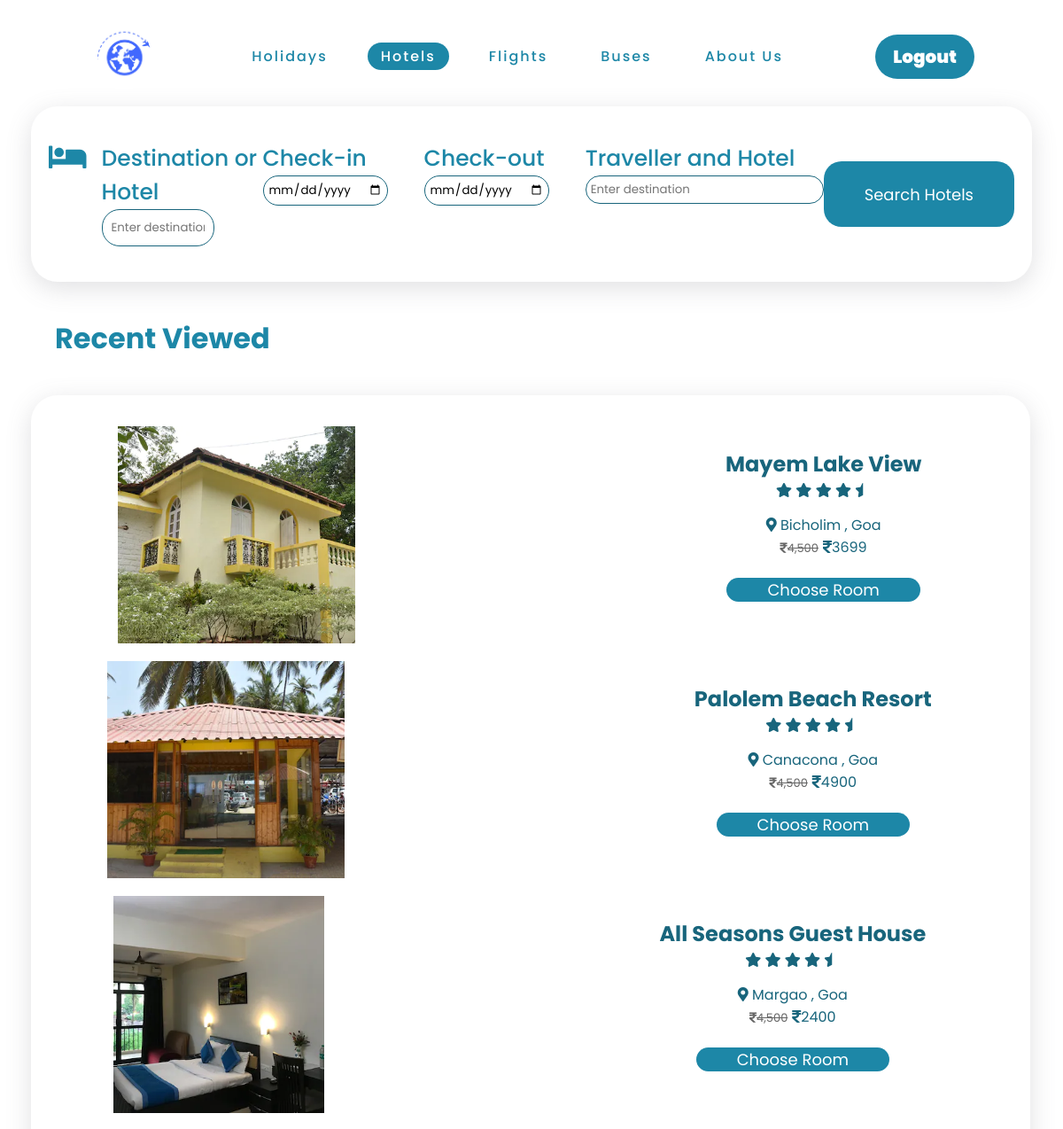
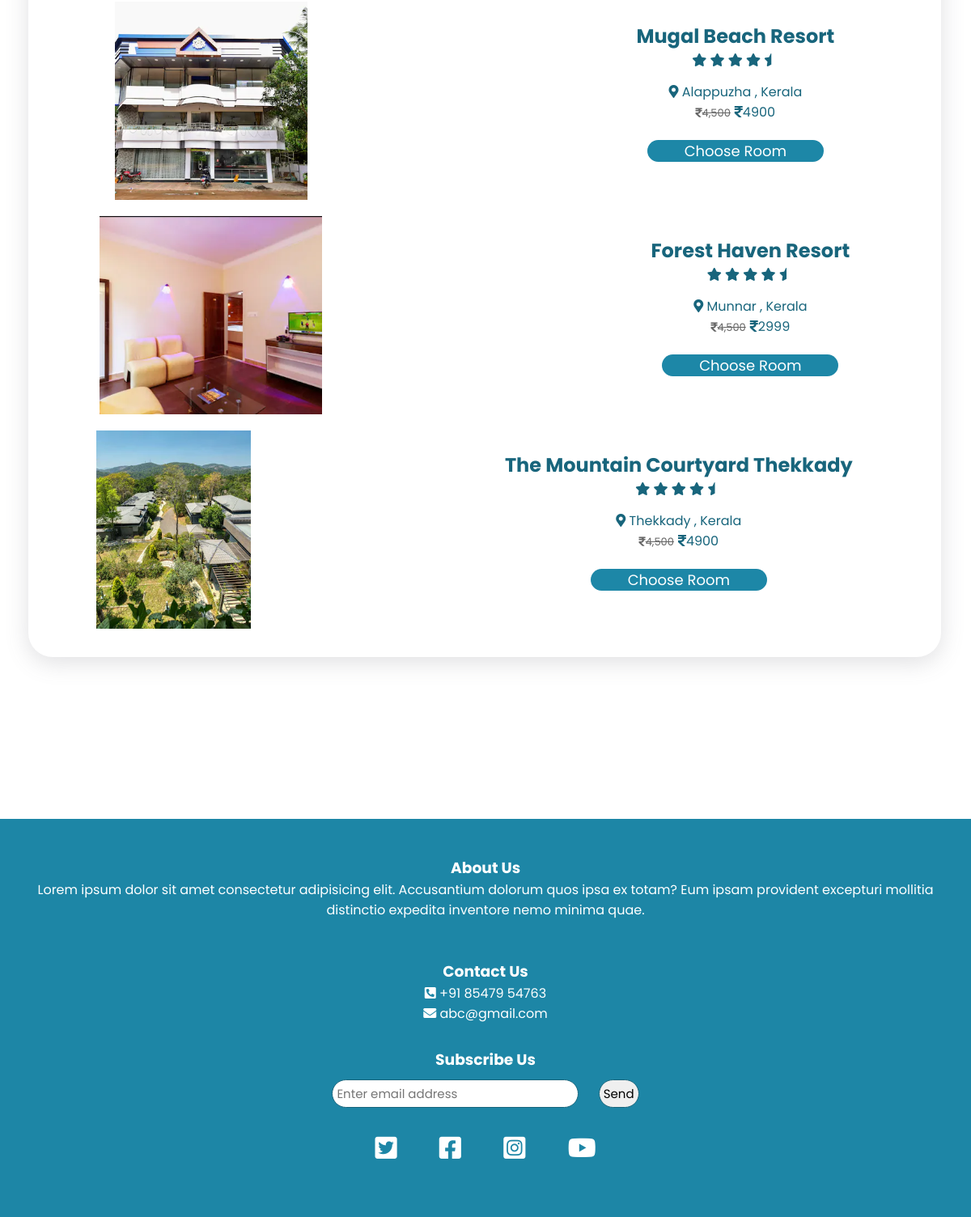
/hotels (signed in), run on the app's committed database (2 pictures, top to bottom).
### myapp/models.py (models this page shows)
class Hotel_Master(models.Model):
    hotel_name=models.CharField('hotel_name',max_length=50)
    city_id=models.ForeignKey(City,on_delete=models.CASCADE)
    state_id=models.ForeignKey(State,on_delete=models.CASCADE)
    image=models.ImageField(upload_to='images/',default='insert image')
    image2=models.ImageField(upload_to='images/',default='insert image')
    image3=models.ImageField(upload_to='images/',default='insert image')
    price=models.IntegerField('price',default=4900)
    check_in=models.CharField('check_in',max_length=10)
    check_out=models.CharField('check_out',max_length=10)
    hotel_details=models.CharField('hotel_details',max_length=1000)

class City(models.Model):
    city_name=models.CharField('city_name',max_length=50)
    city_pincode=models.IntegerField('city_pincode')
    state_id=models.ForeignKey(State,on_delete=models.CASCADE,default=1)

class State(models.Model):
    state_name=models.CharField('state_name',max_length=50)

### myapp/views.py (the view)
# urls.py: path('hotels', views.hotels, name='hotels'),
def hotels(request):
    if request.session.has_key('is_login'):
        data=Hotel_Master.objects.all()
        return render(request,'hotels.html',{'data':data})
    return redirect('login')

### myapp/templates/hotels.html (shortened to what this page needs)
<!DOCTYPE html>
{% load static %}
<html lang="en">
<head>
    <link rel="stylesheet" href="{% static 'css/hotels.css' %}">
    <link rel="stylesheet" href="https://cdnjs.cloudflare.com/ajax/libs/font-awesome/5.15.3/css/all.min.css">
    <link rel="stylesheet" href="https://cdnjs.cloudflare.com/ajax/libs/font-awesome/4.7.0/css/font-awesome.min.css">
</head>
<body>
     <header>
        <a href="/index.html"><img src="{% static 'images/logo.png' %}" class="logo"></a>
        <div class="navbar" id="navbar">
        <ul class="nav-links">
            <li><a href="{% url 'holiday' %}">Holidays</a></li>
            <li><a href="#" style="background-color:#1d87a7; color: #fff;">Hotels</a></li>
            <li><a href="{% url 'flight_search' %}">Flights</a></li>
            <li><a href="{% url 'bus' %}">Buses</a></li>
            <li><a href="#abt">About Us</a></li>
        </ul>
        <a href="{% url 'logout' %}" class="login-btn">Logout</a>
    </div>
    </header>
    <div class="useless"></div>
    <div class="search">
        <form action="{% url 'hotelSearch' %}" method="POST">
          <i class="fas fa-hotel"></i>
            <div class="dest">
            <label for="destination">Destination or Hotel</label>
            <input type="text" placeholder="Enter destination" name="searched">
            </div>
        <div class="dept">
            <label for="departure">Check-in</label>
            <input type="date">
        </div>
        <div class="dept">
            <label for="departure">Check-out</label>
            <input type="date">
        </div>
        <div class="dest">
            <label for="destination">Traveller and Hotel</label>
            <input type="number" placeholder="Enter destination">
            </div>
            <input type="submit" value="Search Hotels" class="btn">
        </form>
    </div>
     <div class="title"><h1>Recent Viewed</h1></div>
     <div class="box-container">
         {% for i in data %}
     <div class="hotel-box">
        <div class="image"><img src="{{ i.image.url }}" alt="" style="width:50%"></div>
        <div class="content">
          <h2>{{ i.hotel_name }}</h2>
          <i class="fas fa-star"></i>
          <i class="fas fa-star"></i>
          <i class="fas fa-star"></i>
          <i class="fas fa-star"></i>
          <i class="fas fa-star-half"></i>
          <br>
          <div class="detail">
          <i class="fas fa-map-marker-alt"></i> {{ i.city_id.city_name }} , {{ i.state_id.state_name }}
          <div class="price"><span><i class="fas fa-rupee-sign"></i>4,500</span><i class="fas fa-rupee-sign"></i>{{ i.price }}</div>
        </div>
            <a href="{% url 'hotelDetails' i.id %}"> <button class="btn">Choose Room</button> </a>
        </div>
      </div>
{% endfor %}
     </div>
 <footer>
    <div class="abt" id="abt">
    <h3>About Us</h3>
      <p>Lorem ipsum dolor sit amet consectetur adipisicing elit.
        Accusantium dolorum quos ipsa ex totam? Eum ipsam provident excepturi mollitia distinctio expedita
        inventore nemo minima quae.</p>
  </div>
  <div class="contact">
    <h3>Contact Us</h3>
    <i class="fas fa-phone-square-alt"></i> +91 85479 54763
    <br>
    <i class="fas fa-envelope"></i> abc@gmail.com
  </div>
  <div class="subscribe">
    <h3>Subscribe Us</h3>
    <input type="text" placeholder="Enter email address">
    <input type="submit" value="Send" class="btn-form">
  </div>
  <div class="social">
    <i class="fab fa-twitter-square"></i>
    <i class="fab fa-facebook-square"></i>
    <i class="fab fa-instagram-square"></i>
    <i class="fab fa-youtube"></i>
  </div>
  </footer>
</body>
</html>

### myapp/static/css/hotels.css (style rules this page uses)
* { margin: 0; padding: 0; box-sizing: border-box; font-family: 'Poppins', sans-serif; }
html { scroll-behavior: smooth; }
header { position: fixed; top: 0; left: 0; width: 100%; display: flex; justify-content: space-between; align-items: center; transition: 0.6s; padding: 20px 100px; z-index: 10000; }
header .logo { position: relative; width: 80px; transition: 0.6s; background-color: #fff; padding: 10px; border-radius: 50%; cursor: pointer; }
.navbar { display: contents; justify-content: center; padding: 0 50px; position: relative; width: 100%; }
.nav-links { position: relative; display: flex; list-style: none; justify-content: center; align-items: center; font-weight: 500; }
.nav-links li a { position: relative; margin: 0 15px; text-decoration: none; color: #1d87a7; border-radius: 20px; background: #fff; letter-spacing: 2px; transition: 0.6s; padding: 4px 15px; }
.login-btn { background: #1d87a7; color: #fff; padding: 10px 20px; text-decoration: none; font-size: 20px; font-weight: 900; border-radius: 30px; }
.useless { min-height: 105px; }
.search { margin: 15px 35px; padding: 40px 20px; box-shadow: rgb(100 100 111 / 20%) 0px 7px 29px 0px; border-radius: 30px; }
.search i { font-size: 34px; padding-right: 17px; color: #1d87a7; }
form { display: flex; justify-content: center; width: 100%; }
.dest { width: 100%; }
.dept { width: 100%; }
label { font-size: 25px; font-weight: 500; color: #1d87a7; }
input { border-radius: 20px; border: 1px solid #18657c; }
.search input[type="text"] { position: relative; display: flex; width: 70%; padding: 10px; }
input[type="date"] { display: flex; padding: 5px; }
input[type="number"] { padding: 5px; }
.btn { padding: 0 46px; margin: 22px 0; font-size: 18px; color: #fff; background: #1d87a7; border: none; border-radius: 20px; cursor: pointer; }
.box-container { position: relative; display: inline-block; margin: 15px 35px; padding: 25px; min-width: 94%; border-radius: 30px; box-shadow: rgb(100 100 111 / 20%) 0px 7px 29px 0px; margin-bottom: 200px; }
.title { color: #1d87a7; font-size: 16px; padding: 25px 62px; }
.hotel-box { border-radius: 1rem; overflow: hidden; position: relative; width: 100%; padding: 10px; transition: 0.3s; display: flex; justify-content: space-around; }
.hotel-box img { height: 100%; width: 100%; object-fit: cover; }
.content { padding: 25px; text-align: center; gap: 15px; color: #18657c; }
.content span { text-decoration: line-through; font-size: small; color: #666; padding-right: 5px; }
.detail { padding-top: 14px; }
footer { position: relative; bottom: 0; left: 0; right: 0; background: #1d86a6; height: auto; width: auto; color: #fff; padding: 46px; text-align: center; }
.abt { padding-bottom: 49px; }
.contact { padding-bottom: 30px; }
.subscribe input { font-size: 15px; margin: 10px; padding: 5px; }
.social i { font-size: 31px; margin: 24px 24px; }

### data on the page
Hotel_Master: image (picture), hotel_name "Mayem Lake View", city_id.city_name "Bicholim", state_id.state_name "Goa", price "3699"
Hotel_Master: image (picture), hotel_name "Palolem Beach Resort", city_id.city_name "Canacona", state_id.state_name "Goa", price "4900"
Hotel_Master: image (picture), hotel_name "All Seasons Guest House", city_id.city_name "Margao", state_id.state_name "Goa", price "2400"
Hotel_Master: image (picture), hotel_name "Mugal Beach Resort", city_id.city_name "Alappuzha", state_id.state_name "Kerala", price "4900"
Hotel_Master: image (picture), hotel_name "Forest Haven Resort", city_id.city_name "Munnar", state_id.state_name "Kerala", price "2999"
Hotel_Master: image (picture), hotel_name "The Mountain Courtyard Thekkady", city_id.city_name "Thekkady", state_id.state_name "Kerala", price "4900"
